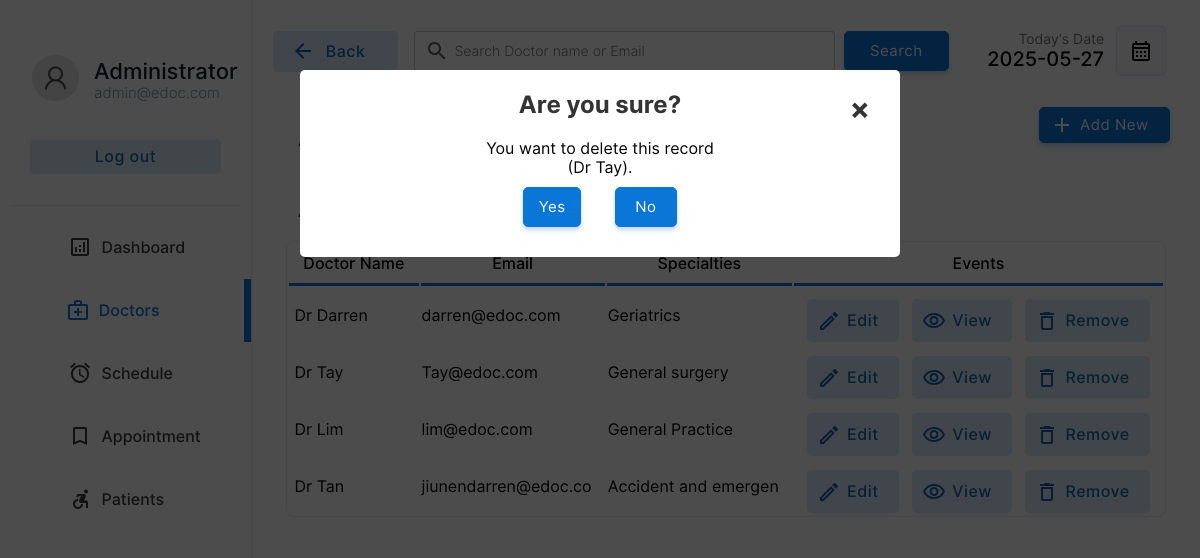
The page /doctor/doctors.php?action=drop&id=4&name=Dr Tay (signed in) on the database its author committed.
### tables this page shows
CREATE TABLE `doctor` (
  `docid` int(11) NOT NULL,
  `docemail` varchar(255) DEFAULT NULL,
  `docname` varchar(255) DEFAULT NULL,
  `docpassword` varchar(255) DEFAULT NULL,
  `docnic` varchar(15) DEFAULT NULL,
  `doctel` varchar(15) DEFAULT NULL,
  `specialties` int(2) DEFAULT NULL
);

CREATE TABLE `specialties` (
  `id` int(2) NOT NULL,
  `sname` varchar(50) DEFAULT NULL
);

### doctor/doctors.php (the view, shortened to what the rows shown need)
<!DOCTYPE html>
<html lang="en">
<head>
    <link rel="stylesheet" href="../css/animations.css">
    <link rel="stylesheet" href="../css/main.css">
    <link rel="stylesheet" href="../css/admin.css">
</head>
<body>
    <?php
    include("../connection.php");
    ?>
        <div class="dash-body">
            <table border="0" width="100%" style=" border-spacing: 0;margin:0;padding:0;margin-top:25px; ">
                <?php
                    if($_POST){
                        $keyword=$_POST["search"];
                        $sqlmain= "select * from doctor where docemail='$keyword' or docname='$keyword' or docname like '$keyword%' or docname like '%$keyword' or docname like '%$keyword%'";
                    }else{
                        $sqlmain= "select * from doctor order by docid desc";
                    }
                ?>
                <tr>
                   <td colspan="4">
                       <center>
                        <div class="abc scroll">
                        <table width="93%" class="sub-table scrolldown" border="0">
                        <thead>
                        <tr>
                                <th class="table-headin">
                                Doctor Name
                                </th>
                                <th class="table-headin">
                                    Email
                                </th>
                                <th class="table-headin">
                                    Specialties
                                </th>
                                <th class="table-headin">
                                    Events
                                </tr>
                        </thead>
                        <tbody>
                            <?php
                                $result= $database->query($sqlmain);
                                if($result->num_rows==0){
                                    echo '<tr>
                                    <td colspan="4">
                                    <br><br><br><br>
                                    <center>
                                    <img src="../img/notfound.svg" width="25%">
                                    <br>
                                    <p class="heading-main12" style="margin-left: 45px;font-size:20px;color:rgb(49, 49, 49)">We  couldnt find anything related to your keywords !</p>
                                    <a class="non-style-link" href="doctors.php"><button  class="login-btn btn-primary-soft btn"  style="display: flex;justify-content: center;align-items: center;margin-left:20px;">&nbsp; Show all Doctors &nbsp;</font></button>
                                    </a>
                                    </center>
                                    <br><br><br><br>
                                    </td>
                                    </tr>';
                                }
                                else{
                                for ( $x=0; $x<$result->num_rows;$x++){
                                    $row=$result->fetch_assoc();
                                    $docid=$row["docid"];
                                    $name=$row["docname"];
                                    $email=$row["docemail"];
                                    $spe=$row["specialties"];
                                    $spcil_res= $database->query("select sname from specialties where id='$spe'");
                                    $spcil_array= $spcil_res->fetch_assoc();
                                    $spcil_name=$spcil_array["sname"];
                                    echo '<tr>
                                        <td> &nbsp;'.
                                        substr($name,0,30)
                                        .'</td>
                                        <td>
                                        '.substr($email,0,20).'
                                        </td>
                                        <td>
                                            '.substr($spcil_name,0,20).'
                                        </td>
                                        <td>
                                        <div style="display:flex;justify-content: center;">
                                        <a href="?action=edit&id='.$docid.'&error=0" class="non-style-link"><button  class="btn-primary-soft btn button-icon btn-edit"  style="padding-left: 40px;padding-top: 12px;padding-bottom: 12px;margin-top: 10px;"><font class="tn-in-text">Edit</font></button></a>
                                        &nbsp;&nbsp;&nbsp;
                                        <a href="?action=view&id='.$docid.'" class="non-style-link"><button  class="btn-primary-soft btn button-icon btn-view"  style="padding-left: 40px;padding-top: 12px;padding-bottom: 12px;margin-top: 10px;"><font class="tn-in-text">View</font></button></a>
                                       &nbsp;&nbsp;&nbsp;
                                       <a href="?action=drop&id='.$docid.'&name='.$name.'" class="non-style-link"><button  class="btn-primary-soft btn button-icon btn-delete"  style="padding-left: 40px;padding-top: 12px;padding-bottom: 12px;margin-top: 10px;"><font class="tn-in-text">Remove</font></button></a>
                                        </div>
                                        </td>
                                    </tr>';
                                }
                            }
                            ?>
                            </tbody>
                        </table>
                        </div>
                        </center>
                   </td>
                </tr>
            </table>
        </div>
    <?php
    if($_GET){
        $id=$_GET["id"];
        $action=$_GET["action"];
        if($action=='drop'){
            $nameget=$_GET["name"];
            echo '
            <div id="popup1" class="overlay">
                    <div class="popup">
                    <center>
                        <h2>Are you sure?</h2>
                        <a class="close" href="doctors.php">&times;</a>
                        <div class="content">
                            You want to delete this record<br>('.substr($nameget,0,40).').
                        </div>
                        <div style="display: flex;justify-content: center;">
                        <a href="delete-doctor.php?id='.$id.'" class="non-style-link"><button  class="btn-primary btn"  style="display: flex;justify-content: center;align-items: center;margin:10px;padding:10px;"<font class="tn-in-text">&nbsp;Yes&nbsp;</font></button></a>&nbsp;&nbsp;&nbsp;
                        <a href="doctors.php" class="non-style-link"><button  class="btn-primary btn"  style="display: flex;justify-content: center;align-items: center;margin:10px;padding:10px;"><font class="tn-in-text">&nbsp;&nbsp;No&nbsp;&nbsp;</font></button></a>
                        </div>
                    </center>
            </div>
            </div>
            ';
        }elseif($action=='edit'){
            $sqlmain= "select * from doctor where docid='$id'";
            $result= $database->query($sqlmain);
            $row=$result->fetch_assoc();
            $name=$row["docname"];
            $email=$row["docemail"];
            $spe=$row["specialties"];
            $spcil_res= $database->query("select sname from specialties where id='$spe'");
            $spcil_array= $spcil_res->fetch_assoc();
            $spcil_name=$spcil_array["sname"];
            $nic=$row['docnic'];
            $tele=$row['doctel'];
            $error_1=$_GET["error"];
                $errorlist= array(
                    '1'=>'<label for="promter" class="form-label" style="color:rgb(255, 62, 62);text-align:center;">Already have an account for this Email address.</label>',
                    '2'=>'<label for="promter" class="form-label" style="color:rgb(255, 62, 62);text-align:center;">Password Conformation Error! Reconform Password</label>',
                    '3'=>'<label for="promter" class="form-label" style="color:rgb(255, 62, 62);text-align:center;"></label>',
                    '4'=>"",
                    '0'=>'',
                );
            if($error_1!='4'){
                    echo '
                    <div id="popup1" class="overlay">
                            <div class="popup">
                            <center>
                                <a class="close" href="doctors.php">&times;</a>
                                <div style="display: flex;justify-content: center;">
                                <div class="abc">
                                <table width="80%" class="sub-table scrolldown add-doc-form-container" border="0">
                                <tr>
                                        <td class="label-td" colspan="2">'.
                                            $errorlist[$error_1]
                                        .'</td>
                                    </tr>
                                    <tr>
                                        <td>
                                            <p style="padding: 0;margin: 0;text-align: left;font-size: 25px;font-weight: 500;">Edit Doctor Details.</p>
                                        Doctor ID : '.$id.' (Auto Generated)<br><br>
                                        </td>
                                    </tr>
                                    <tr>
                                        <td class="label-td" colspan="2">
                                            <form action="edit-doc.php" method="POST" class="add-new-form">
                                            <label for="Email" class="form-label">Email: </label>
                                            <input type="hidden" value="'.$id.'" name="id00">
                                        </td>
                                    </tr>
                                    <tr>
                                        <td class="label-td" colspan="2">
                                        <input type="email" name="email" class="input-text" placeholder="Email Address" value="'.$email.'" required><br>
                                        </td>
                                    </tr>
                                    <tr>
                                        <td class="label-td" colspan="2">
                                            <label for="name" class="form-label">Name: </label>
                                        </td>
                                    </tr>
                                    <tr>
                                        <td class="label-td" colspan="2">
                                            <input type="text" name="name" class="input-text" placeholder="Doctor Name" value="'.$name.'" required><br>
                                        </td>
                                    </tr>
                                    <tr>
                                        <td class="label-td" colspan="2">
                                            <label for="nic" class="form-label">NIC: </label>
                                        </td>
                                    </tr>
                                    <tr>
                                        <td class="label-td" colspan="2">
                                            <input type="text" name="nic" class="input-text" placeholder="NIC Number" value="'.$nic.'" required><br>
                                        </td>
                                    </tr>
                                    <tr>
                                        <td class="label-td" colspan="2">
                                            <label for="Tele" class="form-label">Telephone: </label>
                                        </td>
                                    </tr>
                                    <tr>
                                        <td class="label-td" colspan="2">
                                            <input type="tel" name="Tele" class="input-text" placeholder="Telephone Number" value="'.$tele.'" required><br>
                                        </td>
                                    </tr>
                                    <tr>
                                        <td class="label-td" colspan="2">
                                            <label for="spec" class="form-label">Choose specialties: (Current'.$spcil_name.')</label>
                                        </td>
                                    </tr>
                                    <tr>
                                        <td class="label-td" colspan="2">
                                            <select name="spec" id="" class="box">';
                                                $list11 = $database->query("select  * from  specialties;");
                                                for ($y=0;$y<$list11->num_rows;$y++){
                                                    $row00=$list11->fetch_assoc();
                                                    $sn=$row00["sname"];
                                                    $id00=$row00["id"];
                                                    echo "<option value=".$id00.">$sn</option><br/>";
                                                };
                                echo     '       </select><br><br>
                                        </td>
                                    </tr>
                                    <tr>
                                        <td class="label-td" colspan="2">
                                            <label for="password" class="form-label">Password: </label>
                                        </td>
                                    </tr>
                                    <tr>
                                        <td class="label-td" colspan="2">
                                            <input type="password" name="password" class="input-text" placeholder="Defind a Password" required><br>
                                        </td>
                                    </tr><tr>
                                        <td class="label-td" colspan="2">
                                            <label for="cpassword" class="form-label">Conform Password: </label>
                                        </td>
                                    </tr>
                                    <tr>
                                        <td class="label-td" colspan="2">
                                            <input type="password" name="cpassword" class="input-text" placeholder="Conform Password" required><br>
                                        </td>
                                    </tr>
                                    <tr>
                                        <td colspan="2">
                                            <input type="reset" value="Reset" class="login-btn btn-primary-soft btn" >&nbsp;&nbsp;&nbsp;&nbsp;&nbsp;
                                            <input type="submit" value="Save" class="login-btn btn-primary btn">
                                        </td>
                                    </tr>
                                    </form>
                                    </tr>
                                </table>
                                </div>
                                </div>
                            </center>
                            <br><br>
                    </div>
                    </div>
                    ';
        }; };
    };
?>
</body>
</html>

### rows shown on the page
doctor: docname "Dr Darren", docemail "darren@edoc.com", specialties.sname "Geriatrics"
doctor: docname "Dr Tay", docemail "Tay@edoc.com", specialties.sname "General surgery"
doctor: docname "Dr Lim", docemail "lim@edoc.com", specialties.sname "General Practice"
doctor: docname "Dr Tan", docemail "jiunendarren@edoc.co", specialties.sname "Accident and emergen"

### other values the page prints
substr($nameget,0,40) "Dr Tay"
